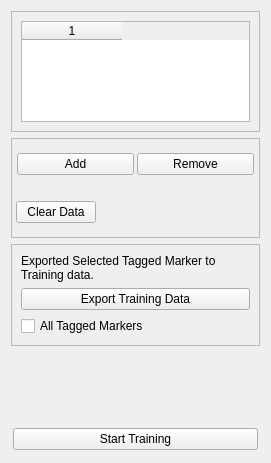
<?xml version="1.0" encoding="UTF-8"?>
<ui version="4.0">
 <class>wgtClassifier</class>
 <widget class="QWidget" name="wgtClassifier">
  <property name="geometry">
   <rect>
    <x>0</x>
    <y>0</y>
    <width>271</width>
    <height>463</height>
   </rect>
  </property>
  <property name="windowTitle">
   <string>Form</string>
  </property>
  <layout class="QVBoxLayout" name="verticalLayout">
   <item>
    <widget class="QFrame" name="frame">
     <property name="frameShape">
      <enum>QFrame::StyledPanel</enum>
     </property>
     <property name="frameShadow">
      <enum>QFrame::Raised</enum>
     </property>
     <layout class="QVBoxLayout" name="verticalLayout_8">
      <item>
       <widget class="QTableWidget" name="tblClassifiers">
        <property name="maximumSize">
         <size>
          <width>16777215</width>
          <height>300</height>
         </size>
        </property>
        <property name="selectionMode">
         <enum>QAbstractItemView::SingleSelection</enum>
        </property>
        <property name="selectionBehavior">
         <enum>QAbstractItemView::SelectRows</enum>
        </property>
        <property name="columnCount">
         <number>1</number>
        </property>
        <column/>
       </widget>
      </item>
     </layout>
    </widget>
   </item>
   <item>
    <widget class="QFrame" name="frame_2">
     <property name="minimumSize">
      <size>
       <width>0</width>
       <height>100</height>
      </size>
     </property>
     <property name="frameShape">
      <enum>QFrame::StyledPanel</enum>
     </property>
     <property name="frameShadow">
      <enum>QFrame::Raised</enum>
     </property>
     <layout class="QVBoxLayout" name="verticalLayout_10">
      <property name="spacing">
       <number>2</number>
      </property>
      <property name="leftMargin">
       <number>2</number>
      </property>
      <property name="topMargin">
       <number>2</number>
      </property>
      <property name="rightMargin">
       <number>2</number>
      </property>
      <property name="bottomMargin">
       <number>2</number>
      </property>
      <item>
       <widget class="QWidget" name="widget_2" native="true">
        <layout class="QHBoxLayout" name="horizontalLayout_7">
         <property name="spacing">
          <number>3</number>
         </property>
         <property name="leftMargin">
          <number>3</number>
         </property>
         <property name="topMargin">
          <number>3</number>
         </property>
         <property name="rightMargin">
          <number>3</number>
         </property>
         <property name="bottomMargin">
          <number>3</number>
         </property>
         <item>
          <widget class="QPushButton" name="cmdAddClassifier">
           <property name="text">
            <string>Add</string>
           </property>
          </widget>
         </item>
         <item>
          <widget class="QPushButton" name="cmdRemoveClassifier">
           <property name="text">
            <string>Remove</string>
           </property>
          </widget>
         </item>
        </layout>
       </widget>
      </item>
      <item>
       <widget class="QWidget" name="widget_3" native="true">
        <layout class="QHBoxLayout" name="horizontalLayout_6">
         <property name="spacing">
          <number>2</number>
         </property>
         <property name="leftMargin">
          <number>2</number>
         </property>
         <property name="topMargin">
          <number>2</number>
         </property>
         <property name="rightMargin">
          <number>2</number>
         </property>
         <property name="bottomMargin">
          <number>2</number>
         </property>
         <item>
          <widget class="QPushButton" name="cmdClearTraininData">
           <property name="text">
            <string>Clear Data</string>
           </property>
          </widget>
         </item>
         <item>
          <spacer name="horizontalSpacer">
           <property name="orientation">
            <enum>Qt::Horizontal</enum>
           </property>
           <property name="sizeHint" stdset="0">
            <size>
             <width>40</width>
             <height>20</height>
            </size>
           </property>
          </spacer>
         </item>
        </layout>
       </widget>
      </item>
     </layout>
    </widget>
   </item>
   <item>
    <widget class="QFrame" name="frame_3">
     <property name="minimumSize">
      <size>
       <width>0</width>
       <height>100</height>
      </size>
     </property>
     <property name="frameShape">
      <enum>QFrame::StyledPanel</enum>
     </property>
     <property name="frameShadow">
      <enum>QFrame::Raised</enum>
     </property>
     <layout class="QVBoxLayout" name="verticalLayout_9">
      <item>
       <widget class="QLabel" name="lblExportMarkerdata">
        <property name="text">
         <string>Exported Selected Tagged Marker to Training data.</string>
        </property>
        <property name="wordWrap">
         <bool>true</bool>
        </property>
       </widget>
      </item>
      <item>
       <widget class="QPushButton" name="cmdExportMarkerTrainingData">
        <property name="text">
         <string>Export Training Data</string>
        </property>
       </widget>
      </item>
      <item>
       <widget class="QCheckBox" name="chkAllTaggedMarkers">
        <property name="text">
         <string>All Tagged Markers</string>
        </property>
       </widget>
      </item>
     </layout>
    </widget>
   </item>
   <item>
    <widget class="QWidget" name="wgtTraingStatus" native="true">
     <property name="minimumSize">
      <size>
       <width>0</width>
       <height>100</height>
      </size>
     </property>
     <layout class="QVBoxLayout" name="verticalLayout_2">
      <property name="spacing">
       <number>2</number>
      </property>
      <property name="leftMargin">
       <number>2</number>
      </property>
      <property name="topMargin">
       <number>2</number>
      </property>
      <property name="rightMargin">
       <number>2</number>
      </property>
      <property name="bottomMargin">
       <number>2</number>
      </property>
      <item>
       <widget class="QLabel" name="lbltrainingstatus">
        <property name="text">
         <string/>
        </property>
        <property name="wordWrap">
         <bool>true</bool>
        </property>
       </widget>
      </item>
      <item>
       <widget class="QPushButton" name="cmdStartStraining">
        <property name="text">
         <string>Start Training</string>
        </property>
       </widget>
      </item>
     </layout>
    </widget>
   </item>
  </layout>
 </widget>
 <resources/>
 <connections/>
</ui>
